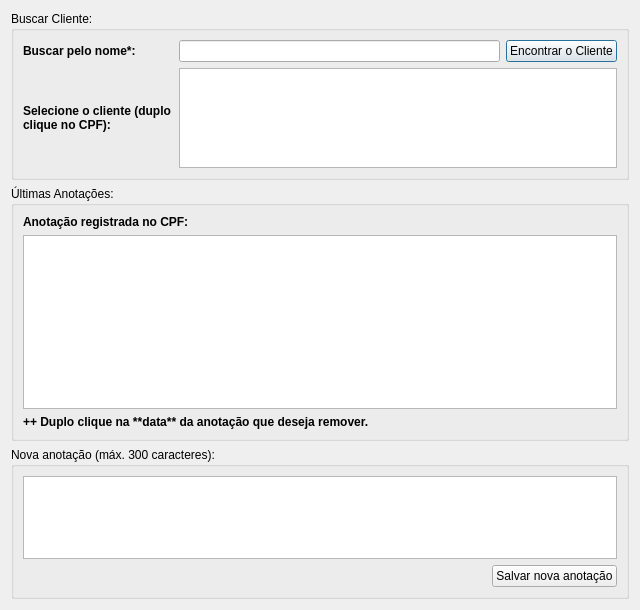
<?xml version="1.0" encoding="UTF-8"?>
<ui version="4.0">
 <class>clientnotespf</class>
 <widget class="QDialog" name="clientnotespf">
  <property name="geometry">
   <rect>
    <x>0</x>
    <y>0</y>
    <width>640</width>
    <height>610</height>
   </rect>
  </property>
  <property name="windowTitle">
   <string>Dialog</string>
  </property>
  <layout class="QVBoxLayout" name="verticalLayout_4">
   <item>
    <widget class="QGroupBox" name="groupBox">
     <property name="title">
      <string>Buscar Cliente:</string>
     </property>
     <layout class="QVBoxLayout" name="verticalLayout">
      <item>
       <layout class="QHBoxLayout" name="horizontalLayout_4">
        <item>
         <widget class="QLabel" name="label_notespf_nome">
          <property name="minimumSize">
           <size>
            <width>150</width>
            <height>0</height>
           </size>
          </property>
          <property name="maximumSize">
           <size>
            <width>150</width>
            <height>16777215</height>
           </size>
          </property>
          <property name="font">
           <font>
            <weight>75</weight>
            <bold>true</bold>
           </font>
          </property>
          <property name="text">
           <string>Buscar pelo nome*:</string>
          </property>
         </widget>
        </item>
        <item>
         <widget class="QLineEdit" name="lineedit_notes_nome"/>
        </item>
        <item>
         <widget class="QPushButton" name="encontrar_cliente_button">
          <property name="text">
           <string>Encontrar o Cliente</string>
          </property>
         </widget>
        </item>
       </layout>
      </item>
      <item>
       <layout class="QHBoxLayout" name="horizontalLayout_3">
        <item>
         <widget class="QLabel" name="label_notespf_clients">
          <property name="minimumSize">
           <size>
            <width>150</width>
            <height>0</height>
           </size>
          </property>
          <property name="maximumSize">
           <size>
            <width>150</width>
            <height>16777215</height>
           </size>
          </property>
          <property name="font">
           <font>
            <weight>75</weight>
            <bold>true</bold>
           </font>
          </property>
          <property name="layoutDirection">
           <enum>Qt::LeftToRight</enum>
          </property>
          <property name="text">
           <string>Selecione o cliente (duplo clique no CPF):</string>
          </property>
          <property name="alignment">
           <set>Qt::AlignLeading|Qt::AlignLeft|Qt::AlignVCenter</set>
          </property>
          <property name="wordWrap">
           <bool>true</bool>
          </property>
         </widget>
        </item>
        <item>
         <widget class="QTableView" name="tableview_notespf_clients">
          <property name="minimumSize">
           <size>
            <width>0</width>
            <height>70</height>
           </size>
          </property>
          <property name="maximumSize">
           <size>
            <width>16777215</width>
            <height>100</height>
           </size>
          </property>
          <property name="gridStyle">
           <enum>Qt::DashLine</enum>
          </property>
          <attribute name="horizontalHeaderVisible">
           <bool>false</bool>
          </attribute>
          <attribute name="horizontalHeaderHighlightSections">
           <bool>false</bool>
          </attribute>
          <attribute name="verticalHeaderVisible">
           <bool>false</bool>
          </attribute>
          <attribute name="verticalHeaderHighlightSections">
           <bool>false</bool>
          </attribute>
         </widget>
        </item>
       </layout>
      </item>
     </layout>
    </widget>
   </item>
   <item>
    <widget class="QGroupBox" name="groupBox_3">
     <property name="title">
      <string>Últimas Anotações:</string>
     </property>
     <layout class="QVBoxLayout" name="verticalLayout_3">
      <item>
       <layout class="QHBoxLayout" name="horizontalLayout">
        <item>
         <widget class="QLabel" name="label_notespf_1">
          <property name="font">
           <font>
            <weight>75</weight>
            <bold>true</bold>
           </font>
          </property>
          <property name="text">
           <string>Anotação registrada no CPF:</string>
          </property>
         </widget>
        </item>
        <item>
         <widget class="QLabel" name="label_input_cpf">
          <property name="text">
           <string/>
          </property>
         </widget>
        </item>
       </layout>
      </item>
      <item>
       <widget class="QTableView" name="tableView_notespf_ultimas_anotacoes">
        <property name="minimumSize">
         <size>
          <width>0</width>
          <height>100</height>
         </size>
        </property>
        <attribute name="horizontalHeaderVisible">
         <bool>false</bool>
        </attribute>
        <attribute name="horizontalHeaderHighlightSections">
         <bool>false</bool>
        </attribute>
        <attribute name="verticalHeaderVisible">
         <bool>false</bool>
        </attribute>
        <attribute name="verticalHeaderHighlightSections">
         <bool>false</bool>
        </attribute>
       </widget>
      </item>
      <item>
       <widget class="QLabel" name="label">
        <property name="font">
         <font>
          <weight>75</weight>
          <bold>true</bold>
         </font>
        </property>
        <property name="text">
         <string>++ Duplo clique na **data** da anotação que deseja remover.</string>
        </property>
       </widget>
      </item>
     </layout>
    </widget>
   </item>
   <item>
    <widget class="QGroupBox" name="groupBox_2">
     <property name="title">
      <string>Nova anotação (máx. 300 caracteres):</string>
     </property>
     <layout class="QVBoxLayout" name="verticalLayout_2">
      <item>
       <widget class="QTextEdit" name="textEdit_notespf">
        <property name="maximumSize">
         <size>
          <width>16777215</width>
          <height>100</height>
         </size>
        </property>
       </widget>
      </item>
      <item>
       <layout class="QHBoxLayout" name="horizontalLayout_2">
        <item>
         <spacer name="horizontalSpacer">
          <property name="orientation">
           <enum>Qt::Horizontal</enum>
          </property>
          <property name="sizeHint" stdset="0">
           <size>
            <width>40</width>
            <height>20</height>
           </size>
          </property>
         </spacer>
        </item>
        <item>
         <widget class="QPushButton" name="pushButton_notespf_salvar">
          <property name="text">
           <string>Salvar nova anotação</string>
          </property>
         </widget>
        </item>
       </layout>
      </item>
     </layout>
    </widget>
   </item>
  </layout>
 </widget>
 <resources/>
 <connections/>
</ui>
